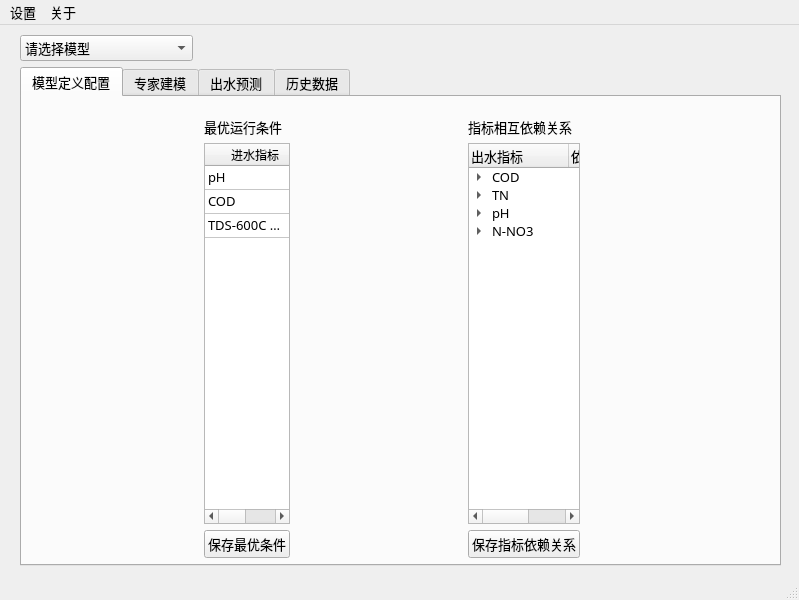
<?xml version="1.0" encoding="UTF-8"?>
<ui version="4.0">
 <class>MainWindow</class>
 <widget class="QMainWindow" name="MainWindow">
  <property name="geometry">
   <rect>
    <x>0</x>
    <y>0</y>
    <width>799</width>
    <height>600</height>
   </rect>
  </property>
  <property name="sizePolicy">
   <sizepolicy hsizetype="Preferred" vsizetype="Preferred">
    <horstretch>50</horstretch>
    <verstretch>0</verstretch>
   </sizepolicy>
  </property>
  <property name="font">
   <font>
    <family>微软雅黑</family>
    <pointsize>10</pointsize>
   </font>
  </property>
  <property name="windowTitle">
   <string>Juno</string>
  </property>
  <property name="windowIcon">
   <iconset>
    <normaloff>assets/juneng.png</normaloff>assets/juneng.png</iconset>
  </property>
  <widget class="QWidget" name="centralwidget">
   <property name="maximumSize">
    <size>
     <width>799</width>
     <height>551</height>
    </size>
   </property>
   <widget class="QWidget" name="layoutWidget">
    <property name="geometry">
     <rect>
      <x>20</x>
      <y>10</y>
      <width>761</width>
      <height>531</height>
     </rect>
    </property>
    <layout class="QVBoxLayout" name="verticalLayout_3">
     <property name="sizeConstraint">
      <enum>QLayout::SetNoConstraint</enum>
     </property>
     <item>
      <layout class="QHBoxLayout" name="horizontalLayout">
       <property name="sizeConstraint">
        <enum>QLayout::SetMinimumSize</enum>
       </property>
       <item>
        <widget class="QComboBox" name="modelOptionComboBox">
         <property name="currentText">
          <string>请选择模型</string>
         </property>
         <item>
          <property name="text">
           <string>请选择模型</string>
          </property>
         </item>
         <item>
          <property name="text">
           <string>工艺1</string>
          </property>
         </item>
         <item>
          <property name="text">
           <string>工艺2</string>
          </property>
         </item>
        </widget>
       </item>
       <item>
        <spacer name="horizontalSpacer">
         <property name="orientation">
          <enum>Qt::Horizontal</enum>
         </property>
         <property name="sizeType">
          <enum>QSizePolicy::Preferred</enum>
         </property>
         <property name="sizeHint" stdset="0">
          <size>
           <width>588</width>
           <height>20</height>
          </size>
         </property>
        </spacer>
       </item>
      </layout>
     </item>
     <item>
      <widget class="QTabWidget" name="tabWidget">
       <property name="sizePolicy">
        <sizepolicy hsizetype="Minimum" vsizetype="Expanding">
         <horstretch>0</horstretch>
         <verstretch>0</verstretch>
        </sizepolicy>
       </property>
       <property name="font">
        <font>
         <family>微软雅黑</family>
         <pointsize>10</pointsize>
        </font>
       </property>
       <property name="tabPosition">
        <enum>QTabWidget::North</enum>
       </property>
       <property name="currentIndex">
        <number>0</number>
       </property>
       <property name="usesScrollButtons">
        <bool>false</bool>
       </property>
       <property name="movable">
        <bool>true</bool>
       </property>
       <widget class="QWidget" name="configTab">
        <property name="sizePolicy">
         <sizepolicy hsizetype="Maximum" vsizetype="Maximum">
          <horstretch>0</horstretch>
          <verstretch>0</verstretch>
         </sizepolicy>
        </property>
        <attribute name="title">
         <string>模型定义配置</string>
        </attribute>
        <widget class="QWidget" name="layoutWidget">
         <property name="geometry">
          <rect>
           <x>10</x>
           <y>20</y>
           <width>721</width>
           <height>441</height>
          </rect>
         </property>
         <layout class="QHBoxLayout" name="horizontalLayout_2">
          <property name="sizeConstraint">
           <enum>QLayout::SetNoConstraint</enum>
          </property>
          <item>
           <layout class="QVBoxLayout" name="verticalLayout">
            <item>
             <widget class="QLabel" name="optLabel">
              <property name="text">
               <string>最优运行条件</string>
              </property>
             </widget>
            </item>
            <item>
             <widget class="QTableWidget" name="optTableWidget">
              <property name="sizePolicy">
               <sizepolicy hsizetype="Maximum" vsizetype="Expanding">
                <horstretch>0</horstretch>
                <verstretch>0</verstretch>
               </sizepolicy>
              </property>
              <property name="maximumSize">
               <size>
                <width>16777215</width>
                <height>700</height>
               </size>
              </property>
              <property name="sizeAdjustPolicy">
               <enum>QAbstractScrollArea::AdjustToContents</enum>
              </property>
              <property name="autoScroll">
               <bool>true</bool>
              </property>
              <property name="showGrid">
               <bool>true</bool>
              </property>
              <property name="gridStyle">
               <enum>Qt::SolidLine</enum>
              </property>
              <property name="wordWrap">
               <bool>true</bool>
              </property>
              <property name="cornerButtonEnabled">
               <bool>true</bool>
              </property>
              <attribute name="horizontalHeaderCascadingSectionResizes">
               <bool>true</bool>
              </attribute>
              <attribute name="horizontalHeaderDefaultSectionSize">
               <number>100</number>
              </attribute>
              <attribute name="horizontalHeaderHighlightSections">
               <bool>true</bool>
              </attribute>
              <attribute name="verticalHeaderVisible">
               <bool>false</bool>
              </attribute>
              <attribute name="verticalHeaderDefaultSectionSize">
               <number>24</number>
              </attribute>
              <row>
               <property name="text">
                <string>1</string>
               </property>
              </row>
              <row>
               <property name="text">
                <string>2</string>
               </property>
              </row>
              <row>
               <property name="text">
                <string>3</string>
               </property>
              </row>
              <column>
               <property name="text">
                <string>进水指标</string>
               </property>
               <property name="background">
                <color>
                 <red>245</red>
                 <green>245</green>
                 <blue>245</blue>
                </color>
               </property>
              </column>
              <column>
               <property name="text">
                <string>最低值</string>
               </property>
              </column>
              <column>
               <property name="text">
                <string>最高值</string>
               </property>
              </column>
              <item row="0" column="0">
               <property name="text">
                <string>pH</string>
               </property>
               <property name="flags">
                <set>ItemIsSelectable|ItemIsUserCheckable|ItemIsEnabled</set>
               </property>
              </item>
              <item row="0" column="1">
               <property name="text">
                <string>5</string>
               </property>
              </item>
              <item row="0" column="2">
               <property name="text">
                <string>8</string>
               </property>
              </item>
              <item row="1" column="0">
               <property name="text">
                <string>COD</string>
               </property>
              </item>
              <item row="1" column="1">
               <property name="text">
                <string>500</string>
               </property>
              </item>
              <item row="1" column="2">
               <property name="text">
                <string>5000</string>
               </property>
              </item>
              <item row="2" column="0">
               <property name="text">
                <string>TDS-600C ABCDE</string>
               </property>
              </item>
             </widget>
            </item>
            <item>
             <widget class="QPushButton" name="saveOptButton">
              <property name="sizePolicy">
               <sizepolicy hsizetype="Fixed" vsizetype="Fixed">
                <horstretch>0</horstretch>
                <verstretch>0</verstretch>
               </sizepolicy>
              </property>
              <property name="text">
               <string>保存最优条件</string>
              </property>
             </widget>
            </item>
           </layout>
          </item>
          <item>
           <layout class="QVBoxLayout" name="verticalLayout_2">
            <item>
             <widget class="QLabel" name="depLabel">
              <property name="text">
               <string>指标相互依赖关系</string>
              </property>
             </widget>
            </item>
            <item>
             <widget class="QTreeWidget" name="treeWidget">
              <property name="sizePolicy">
               <sizepolicy hsizetype="Maximum" vsizetype="Expanding">
                <horstretch>0</horstretch>
                <verstretch>0</verstretch>
               </sizepolicy>
              </property>
              <property name="maximumSize">
               <size>
                <width>16777215</width>
                <height>402</height>
               </size>
              </property>
              <column>
               <property name="text">
                <string>出水指标</string>
               </property>
              </column>
              <column>
               <property name="text">
                <string>依赖进水指标</string>
               </property>
              </column>
              <item>
               <property name="text">
                <string>COD</string>
               </property>
               <item>
                <property name="text">
                 <string>COD</string>
                </property>
                <property name="text">
                 <string/>
                </property>
                <property name="flags">
                 <set>ItemIsSelectable|ItemIsEditable|ItemIsDragEnabled|ItemIsUserCheckable|ItemIsEnabled</set>
                </property>
               </item>
               <item>
                <property name="text">
                 <string>TN</string>
                </property>
               </item>
               <item>
                <property name="text">
                 <string>pH</string>
                </property>
               </item>
              </item>
              <item>
               <property name="text">
                <string>TN</string>
               </property>
               <item>
                <property name="text">
                 <string>TN</string>
                </property>
               </item>
               <item>
                <property name="text">
                 <string>COD</string>
                </property>
               </item>
              </item>
              <item>
               <property name="text">
                <string>pH</string>
               </property>
               <item>
                <property name="text">
                 <string>pH</string>
                </property>
               </item>
              </item>
              <item>
               <property name="text">
                <string>N-NO3</string>
               </property>
               <item>
                <property name="text">
                 <string>N-NO3</string>
                </property>
               </item>
               <item>
                <property name="text">
                 <string>COD</string>
                </property>
               </item>
               <item>
                <property name="text">
                 <string>TN</string>
                </property>
               </item>
              </item>
             </widget>
            </item>
            <item>
             <widget class="QPushButton" name="depButton">
              <property name="sizePolicy">
               <sizepolicy hsizetype="Maximum" vsizetype="Fixed">
                <horstretch>0</horstretch>
                <verstretch>0</verstretch>
               </sizepolicy>
              </property>
              <property name="text">
               <string>保存指标依赖关系</string>
              </property>
             </widget>
            </item>
           </layout>
          </item>
         </layout>
        </widget>
       </widget>
       <widget class="QWidget" name="trainingTab">
        <attribute name="title">
         <string>专家建模</string>
        </attribute>
       </widget>
       <widget class="QWidget" name="appTab">
        <attribute name="title">
         <string>出水预测</string>
        </attribute>
       </widget>
       <widget class="QWidget" name="dataTab">
        <attribute name="title">
         <string>历史数据</string>
        </attribute>
       </widget>
      </widget>
     </item>
    </layout>
   </widget>
  </widget>
  <widget class="QMenuBar" name="menubar">
   <property name="geometry">
    <rect>
     <x>0</x>
     <y>0</y>
     <width>799</width>
     <height>23</height>
    </rect>
   </property>
   <widget class="QMenu" name="configMenu">
    <property name="title">
     <string>设置</string>
    </property>
    <addaction name="action"/>
    <addaction name="action_2"/>
   </widget>
   <widget class="QMenu" name="aboutMenu">
    <property name="title">
     <string>关于</string>
    </property>
    <addaction name="action_3"/>
    <addaction name="action_4"/>
   </widget>
   <addaction name="configMenu"/>
   <addaction name="aboutMenu"/>
  </widget>
  <widget class="QStatusBar" name="statusbar"/>
  <action name="action">
   <property name="text">
    <string>工艺集</string>
   </property>
  </action>
  <action name="action_2">
   <property name="text">
    <string>指标集</string>
   </property>
  </action>
  <action name="action_3">
   <property name="text">
    <string>软件简介</string>
   </property>
  </action>
  <action name="action_4">
   <property name="text">
    <string>帮助</string>
   </property>
  </action>
 </widget>
 <resources/>
 <connections/>
</ui>
